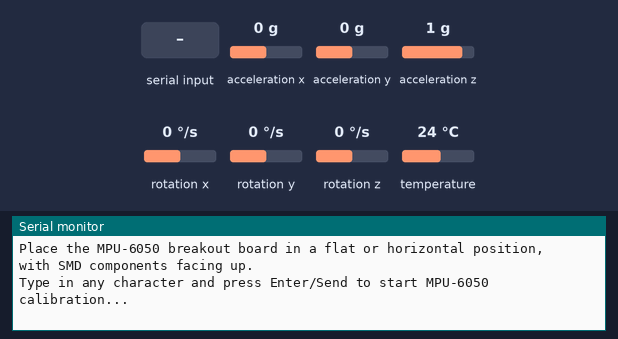
The sketch below on a simulated Arduino Uno, built with avr-gcc and run on an emulated ATmega328P. Parts: the last lines printed to the serial monitor. Inputs (shaded band) come from the test bench; at power-on: acceleration x 0 g, acceleration y 0 g, acceleration z 1 g, rotation x 0 °/s, rotation y 0 °/s, rotation z 0 °/s, temperature 24 °C.

Above: at 0.9 s.
1.0 s: "1" received over Serial
At 2.4 s:
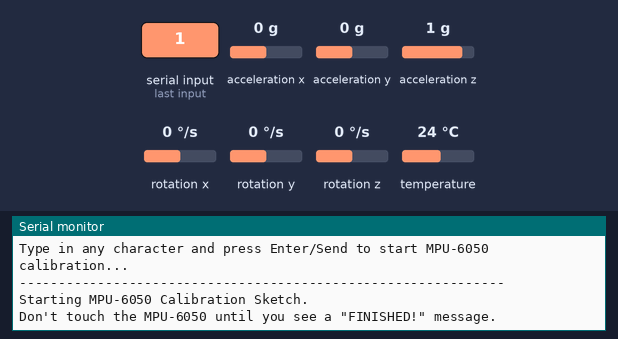
At 5.9 s:
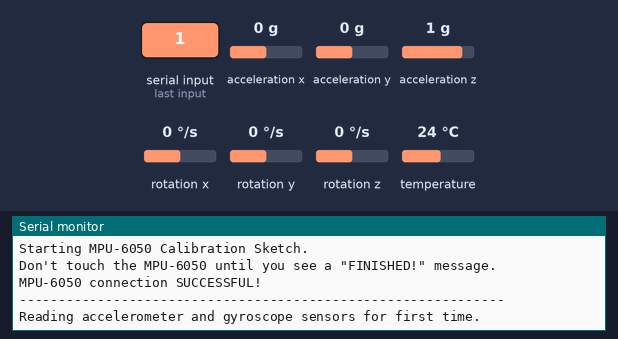

The sketch:

mpu6050_calibration.ino
```cpp
// Arduino sketch that returns calibration offsets for MPU6050
//   Version 1.1  (31th January 2014)
//   Version 1.2 (25th August 2019)
// Done by Luis Ródenas <luisrodenaslorda@gmail.com> and improved by Shakeel <blinkmaker.com>
// Based on the I2Cdev library and previous work by Jeff Rowberg <jeff@rowberg.net>
// Updates (of the library) should (hopefully) always be available at https://github.com/jrowberg/i2cdevlib

// These offsets were meant to calibrate MPU6050's internal DMP, but can be also useful for reading sensors.
// The effect of temperature has not been taken into account so I can't promise that it will work if you
// calibrate indoors and then use it outdoors. Best is to calibrate and use at the same room temperature.

/* ==========  LICENSE  ==================================
 I2Cdev device library code is placed under the MIT license
 Copyright (c) 2011 Jeff Rowberg

 Permission is hereby granted, free of charge, to any person obtaining a copy
 of this software and associated documentation files (the "Software"), to deal
 in the Software without restriction, including without limitation the rights
 to use, copy, modify, merge, publish, distribute, sublicense, and/or sell
 copies of the Software, and to permit persons to whom the Software is
 furnished to do so, subject to the following conditions:

 The above copyright notice and this permission notice shall be included in
 all copies or substantial portions of the Software.

 THE SOFTWARE IS PROVIDED "AS IS", WITHOUT WARRANTY OF ANY KIND, EXPRESS OR
 IMPLIED, INCLUDING BUT NOT LIMITED TO THE WARRANTIES OF MERCHANTABILITY,
 FITNESS FOR A PARTICULAR PURPOSE AND NONINFRINGEMENT. IN NO EVENT SHALL THE
 AUTHORS OR COPYRIGHT HOLDERS BE LIABLE FOR ANY CLAIM, DAMAGES OR OTHER
 LIABILITY, WHETHER IN AN ACTION OF CONTRACT, TORT OR OTHERWISE, ARISING FROM,
 OUT OF OR IN CONNECTION WITH THE SOFTWARE OR THE USE OR OTHER DEALINGS IN
 THE SOFTWARE.
 =========================================================
 */

#include <Adafruit_MPU6050.h>
#include <Adafruit_Sensor.h>
#include <Wire.h>

///////////////////////////////////   CONFIGURATION   /////////////////////////////
//Change this 3 variables if you want to fine tune the skecth to your needs.
int buffersize=1000;     //Amount of readings used to average, make it higher to get more precision but sketch will be slower  (default:1000)
int acel_deadzone=8;     //Acelerometer error allowed, make it lower to get more precision, but sketch may not converge  (default:8)
int gyro_deadzone=1;     //Gyro error allowed, make it lower to get more precision, but sketch may not converge  (default:1)

// default I2C address is 0x68
// specific I2C addresses may be passed as a parameter here
// AD0 low = 0x68 (default for InvenSense evaluation board)
// AD0 high = 0x69
//MPU6050 accelgyro;

Adafruit_MPU6050 mpu;

double ax, ay, az,gx, gy, gz;

double mean_ax,mean_ay,mean_az,mean_gx,mean_gy,mean_gz,state=0;
int ax_offset,ay_offset,az_offset,gx_offset,gy_offset,gz_offset;

int mpuConnection;

///////////////////////////////////   SETUP   ////////////////////////////////////
void setup() {
 Serial.begin(115200);
  while (!Serial){
    delay(10); // will pause Zero, Leonardo, etc until serial console opens
  }

  while (Serial.available() && Serial.read()); // empty buffer

  Serial.println("Place the MPU-6050 breakout board in a flat or horizontal position, with SMD components facing up.\n");
  Serial.println(F("Type in any character and press Enter/Send to start MPU-6050 calibration..."));

  while (Serial.available() == 0){ } //wait for character to be entered
  while (Serial.available() && Serial.read()); // empty buffer again

  // start message
  Serial.println("\n--------------------------------------------------------------");
  Serial.println("\nStarting MPU-6050 Calibration Sketch.");
  delay(1000);
  Serial.println("\nDon't touch the MPU-6050 until you see a \"FINISHED!\" message.");
  delay(2000);
  // initialize MPU-6050
   // Try to initialize!
  if (!mpu.begin()) {
    Serial.println("Failed to find MPU6050 chip");
    while (1) {
      delay(10);
    }
  }

  Serial.println("\nMPU-6050 connection SUCCESSFUL!");
  delay(500);
  Serial.println("\n--------------------------------------------------------------");
  delay(500);
}

///////////////////////////////////   LOOP   ////////////////////////////////////
void loop() {
  if (state==0){
    Serial.println("\nReading accelerometer and gyroscope sensors for first time.");
    meansensors();
    state++;
    delay(1000);
  }

  if (state==1) {
    Serial.println("\nCalculating offsets");
    state++;
    delay(1000);
  }

  if (state==2) {
    meansensors();
    Serial.println("\nFINISHED!");
    Serial.println("\n==============================================================");
    Serial.println("\nRESULTS:");
    Serial.println("\nSensor data is listed in the format:\tacelX\tacelY\tacelZ\tgyroX\tgyroY\tgyroZ");
    Serial.print("\nSensor readings INCLUDING offsets:\t");
    Serial.print(-mean_ax);
    Serial.print("\t");
    Serial.print(-mean_ay);
    Serial.print("\t");
    Serial.print(9.81-mean_az);
    Serial.print("\t");
    Serial.print(-mean_gx);
    Serial.print("\t");
    Serial.print(-mean_gy);
    Serial.print("\t");
    Serial.println(-mean_gz);

    while (1);
  }
}

///////////////////////////////////   FUNCTIONS   ////////////////////////////////////
void meansensors(){
  double i=0,buff_ax=0,buff_ay=0,buff_az=0,buff_gx=0,buff_gy=0,buff_gz=0;

  while (i<(buffersize+101)){
    sensors_event_t a, g, temp;
    mpu.getEvent(&a, &g, &temp);
    // read raw accel/gyro measurements from device

    ax = a.acceleration.x;
    ay = a.acceleration.y;
    az = a.acceleration.z;

    gx = g.gyro.x;
    gy = g.gyro.y;
    gz = g.gyro.z;

    if (i>100 && i<=(buffersize+100)){ //First 100 measures are discarded
      buff_ax=buff_ax+ax;
      buff_ay=buff_ay+ay;
      buff_az=buff_az+az;
      buff_gx=buff_gx+gx;
      buff_gy=buff_gy+gy;
      buff_gz=buff_gz+gz;
    }
    if (i==(buffersize+100)){
      mean_ax=buff_ax/buffersize;
      mean_ay=buff_ay/buffersize;
      mean_az=buff_az/buffersize;
      mean_gx=buff_gx/buffersize;
      mean_gy=buff_gy/buffersize;
      mean_gz=buff_gz/buffersize;
    }
    i++;
    delay(2); //Needed so we don't get repeated measures
  }
}
```

Measured:
- after the input at 1.0 s, the serial monitor: prints a new line at once (image 1)
